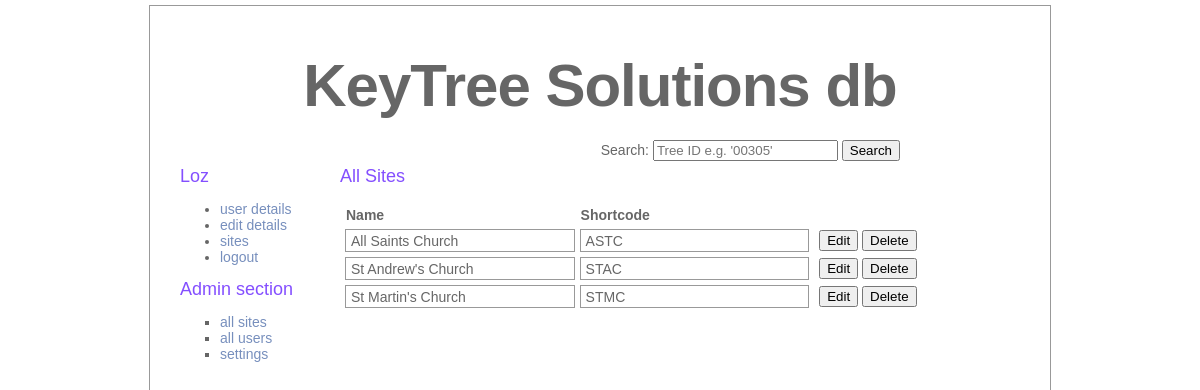
Page /pages/admin/admin_site_all.php (signed in) on the committed database.
### tables this page shows
CREATE TABLE treedata_sites (
    name VARCHAR(100) NOT NULL,
    shortcode VARCHAR(4) NOT NULL PRIMARY KEY,
    description VARCHAR(1000),
    address_line_1 VARCHAR(200),
    address_line_2 VARCHAR(200),
    city VARCHAR(50),
    postcode VARCHAR(9),
    contact_name VARCHAR(100),
    contact_telephone VARCHAR(11),
    image VARCHAR(100)
);

### pages/admin/admin_site_all.php (the view, shortened to what this page needs)
<?php
    $path = "../../";
    $subTitle = "All Sites";
    include($path."assets/includes/site_details.php");
	include ($path."assets/includes/connection.php");
	if (!isset($_SESSION["authenticated_user"]) && !isset($_SESSION["isAdmin"]))
	{
		$_SESSION["message"] = "please log in with an admin account";
		header("Location: $site");
	}
	else
	{
		include($path."assets/includes/header.php");
		include($path."assets/includes/login.php");
	?>
			<div id="text">
                <h2><?php echo $subTitle; ?></h2>
                <p>
                	<?php
						$query = "	SELECT treedata_sites.name, treedata_sites.shortcode
									FROM treedata_sites";
	            		$result = mysqli_query ($connection, $query);
		        		if (mysqli_num_rows($result) > 0)
		        		{
	        			    echo "<table class='sitesAll'>";
	            			echo 	"<tr>";
	            			echo 		"<th>Name</th>";
	            			echo 		"<th>Shortcode</th>";
	            			echo 		"<th></th>";
	            			echo 	"</tr>";
							while($row = mysqli_fetch_array($result, MYSQLI_ASSOC))
		            		{
		            			echo "<tr>";
			            			echo "<td>";
			            			echo $row['name'];
			            			echo "</td>";
			            			echo "<td>";
			            			echo $row['shortcode'];
			            			echo "</td>";
	            					echo "<td>";
			            			echo "<a href='javascript:{}' onclick=\"document.getElementById('siteEdit".$row['shortcode']."').submit(); return false;\"><button>Edit</button></a>";
			            			echo "<a href='javascript:{}' onclick=\"document.getElementById('siteDelete".$row['shortcode']."').submit(); return false;\"><button>Delete</button></a>";
			            			echo "</td>";
			            		echo "</tr>";
		            		}
				            echo "</table>";
						}
		                else
		                {
		                	echo "<p>No details found </p>";
		                }
            		?>
    			</p>
			</div>
		</div>
	</body>
</html>
<?php
	}
?>

### assets/css/style.css (style rules this page uses)
body { color: #666; font-size: 14px; font-family: "Lucida Grande", Arial, sans-serif; font-weight: normal; margin-top: 0; margin-bottom: 0; }
p { margin-top: 5; }
h2 { color: #844fff; font-size: 18px; font-weight: normal; margin: 0px; }
table { width: 100%; margin: 0px; padding: 0px; text-align: left; }
a { color: #778fbd; text-decoration: none; }
#text { top: 150px; left: 190px; width: 660px; position: absolute; margin-top: 10px; margin-right: 50px; padding-left: 0px; padding-right: 0px; background:; }
table.sitesAll { border: 0px solid #999; margin: 0px; padding: 0px; border-spacing:5px; text-align: left; vertical-align: middle; width: 90%; }
table.sitesAll td { border: 1px solid #999; margin: 0px; padding: 0px 0px 0px 5px; text-align: left; vertical-align: middle; background:; height: 21px; }
table.sitesAll td:nth-child(1) { width: 40%; }
table.sitesAll td:nth-child(2) { width: 40%; }
table.sitesAll td:nth-child(3) { width: 20%; border: 0px; }

### rows in the picture
treedata_sites: name "All Saints Church", shortcode "ASTC"
treedata_sites: name "St Andrew's Church", shortcode "STAC"
treedata_sites: name "St Martin's Church", shortcode "STMC"

### other values in the picture
$siteTitle "KeyTree Solutions db"
$username "Loz"
$subTitle "All Sites"
